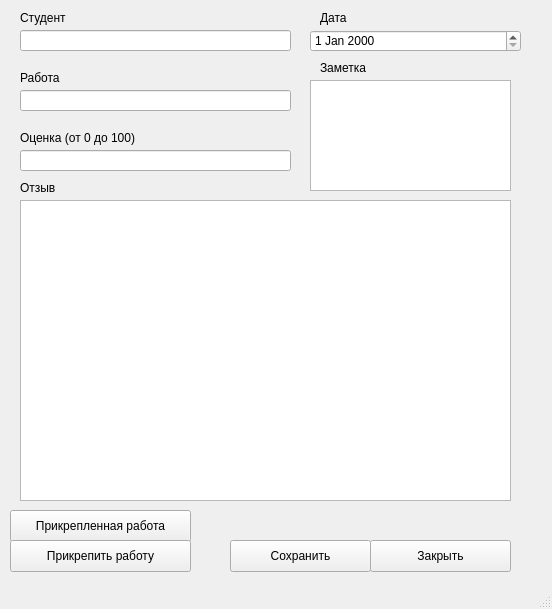
<?xml version="1.0" encoding="UTF-8"?>
<ui version="4.0">
 <class>MainWindow</class>
 <widget class="QMainWindow" name="MainWindow">
  <property name="geometry">
   <rect>
    <x>0</x>
    <y>0</y>
    <width>552</width>
    <height>609</height>
   </rect>
  </property>
  <property name="windowTitle">
   <string>Редактировать оценку</string>
  </property>
  <widget class="QWidget" name="centralwidget">
   <widget class="QLabel" name="label">
    <property name="geometry">
     <rect>
      <x>20</x>
      <y>10</y>
      <width>58</width>
      <height>16</height>
     </rect>
    </property>
    <property name="text">
     <string>Студент</string>
    </property>
   </widget>
   <widget class="QLabel" name="label_2">
    <property name="geometry">
     <rect>
      <x>20</x>
      <y>70</y>
      <width>58</width>
      <height>16</height>
     </rect>
    </property>
    <property name="text">
     <string>Работа</string>
    </property>
   </widget>
   <widget class="QLabel" name="label_3">
    <property name="geometry">
     <rect>
      <x>20</x>
      <y>130</y>
      <width>58</width>
      <height>16</height>
     </rect>
    </property>
    <property name="text">
     <string/>
    </property>
   </widget>
   <widget class="QLabel" name="label_4">
    <property name="geometry">
     <rect>
      <x>20</x>
      <y>130</y>
      <width>141</width>
      <height>16</height>
     </rect>
    </property>
    <property name="text">
     <string>Оценка (от 0 до 100)</string>
    </property>
   </widget>
   <widget class="QLineEdit" name="lineEdit">
    <property name="geometry">
     <rect>
      <x>20</x>
      <y>150</y>
      <width>271</width>
      <height>21</height>
     </rect>
    </property>
   </widget>
   <widget class="QLabel" name="label_5">
    <property name="geometry">
     <rect>
      <x>20</x>
      <y>180</y>
      <width>58</width>
      <height>16</height>
     </rect>
    </property>
    <property name="text">
     <string>Отзыв</string>
    </property>
   </widget>
   <widget class="QTextEdit" name="textEdit">
    <property name="geometry">
     <rect>
      <x>20</x>
      <y>200</y>
      <width>491</width>
      <height>301</height>
     </rect>
    </property>
   </widget>
   <widget class="QPushButton" name="pushButton">
    <property name="geometry">
     <rect>
      <x>10</x>
      <y>510</y>
      <width>181</width>
      <height>32</height>
     </rect>
    </property>
    <property name="text">
     <string>Прикрепленная работа</string>
    </property>
   </widget>
   <widget class="QDateEdit" name="dateEdit">
    <property name="geometry">
     <rect>
      <x>310</x>
      <y>30</y>
      <width>211</width>
      <height>22</height>
     </rect>
    </property>
   </widget>
   <widget class="QLabel" name="label_6">
    <property name="geometry">
     <rect>
      <x>320</x>
      <y>10</y>
      <width>58</width>
      <height>16</height>
     </rect>
    </property>
    <property name="text">
     <string>Дата</string>
    </property>
   </widget>
   <widget class="QLabel" name="label_7">
    <property name="geometry">
     <rect>
      <x>320</x>
      <y>60</y>
      <width>58</width>
      <height>16</height>
     </rect>
    </property>
    <property name="text">
     <string>Заметка</string>
    </property>
   </widget>
   <widget class="QLineEdit" name="lineEdit_2">
    <property name="geometry">
     <rect>
      <x>20</x>
      <y>30</y>
      <width>271</width>
      <height>21</height>
     </rect>
    </property>
   </widget>
   <widget class="QLineEdit" name="lineEdit_3">
    <property name="geometry">
     <rect>
      <x>20</x>
      <y>90</y>
      <width>271</width>
      <height>21</height>
     </rect>
    </property>
   </widget>
   <widget class="QPushButton" name="pushButton_3">
    <property name="geometry">
     <rect>
      <x>230</x>
      <y>540</y>
      <width>141</width>
      <height>32</height>
     </rect>
    </property>
    <property name="text">
     <string>Сохранить</string>
    </property>
   </widget>
   <widget class="QPushButton" name="pushButton_4">
    <property name="geometry">
     <rect>
      <x>370</x>
      <y>540</y>
      <width>141</width>
      <height>32</height>
     </rect>
    </property>
    <property name="text">
     <string>Закрыть</string>
    </property>
   </widget>
   <widget class="QTextEdit" name="textEdit_2">
    <property name="geometry">
     <rect>
      <x>310</x>
      <y>80</y>
      <width>201</width>
      <height>111</height>
     </rect>
    </property>
   </widget>
   <widget class="QPushButton" name="pushButton_2">
    <property name="geometry">
     <rect>
      <x>10</x>
      <y>540</y>
      <width>181</width>
      <height>32</height>
     </rect>
    </property>
    <property name="text">
     <string>Прикрепить работу</string>
    </property>
   </widget>
  </widget>
  <widget class="QStatusBar" name="statusbar"/>
 </widget>
 <resources/>
 <connections/>
</ui>
